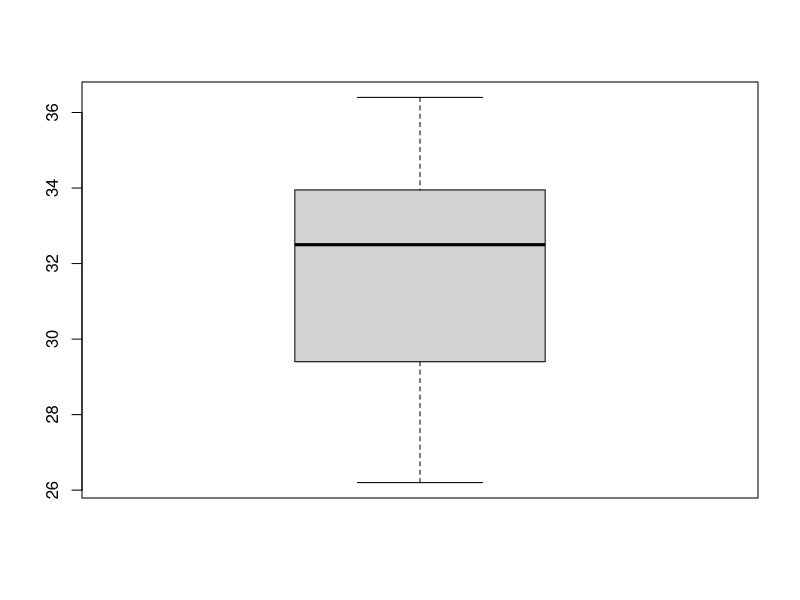
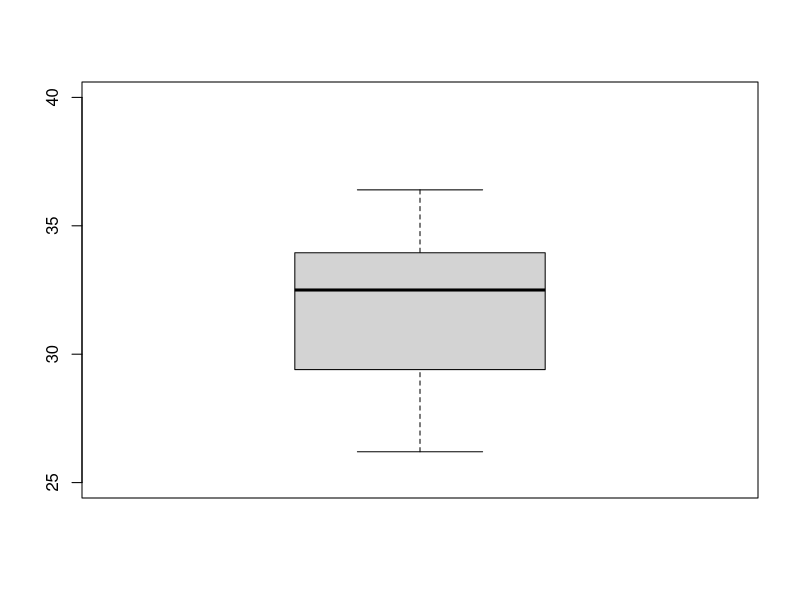
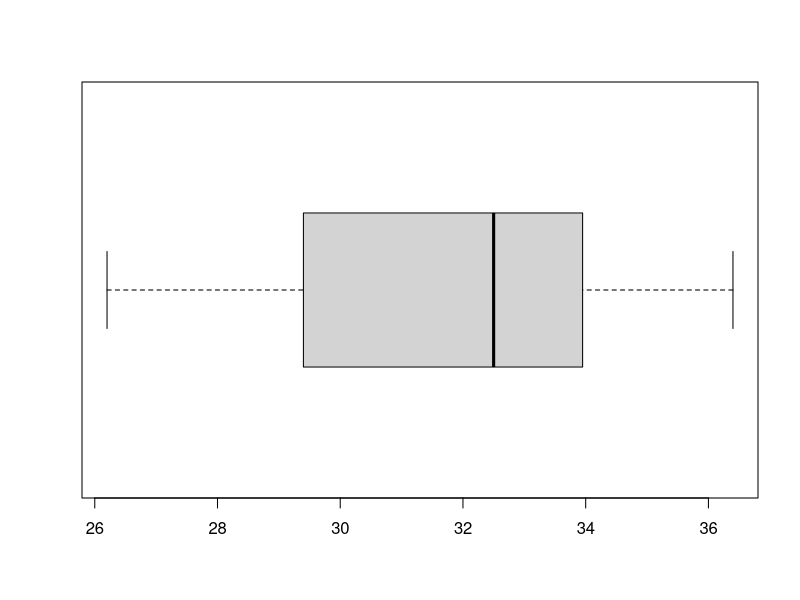
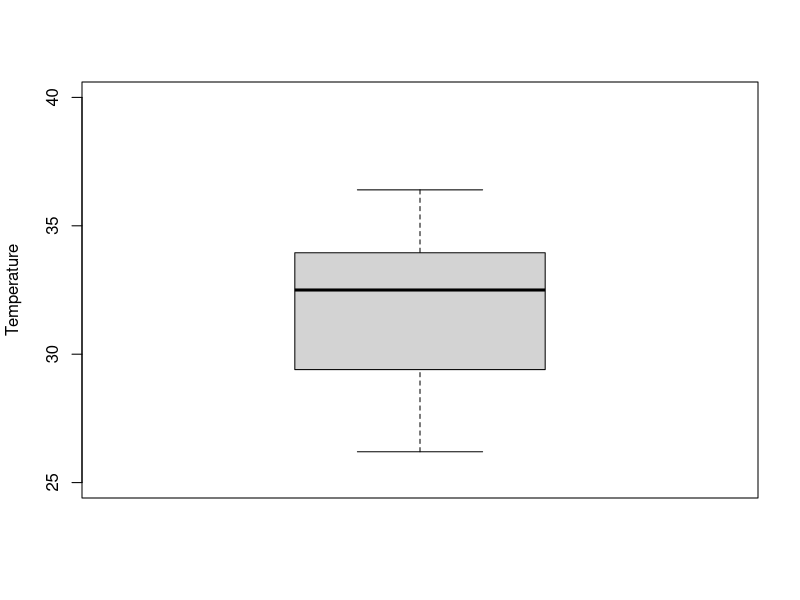
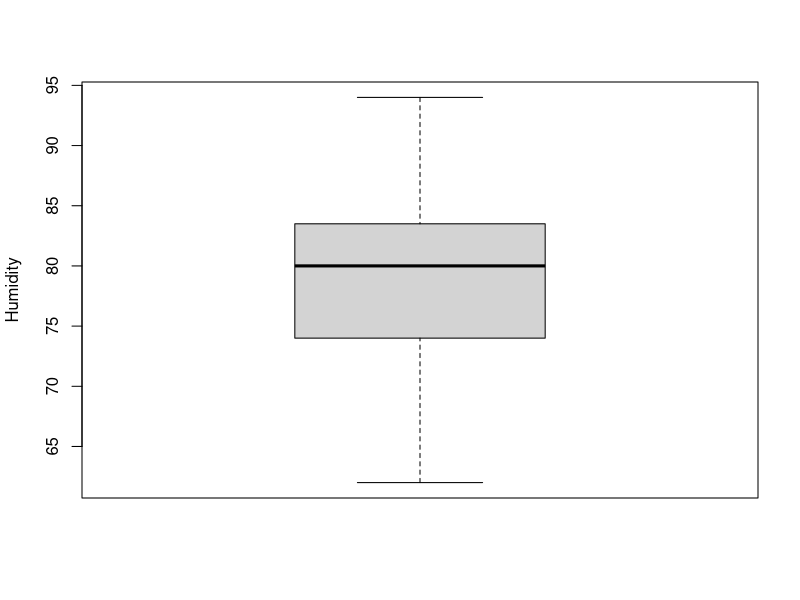
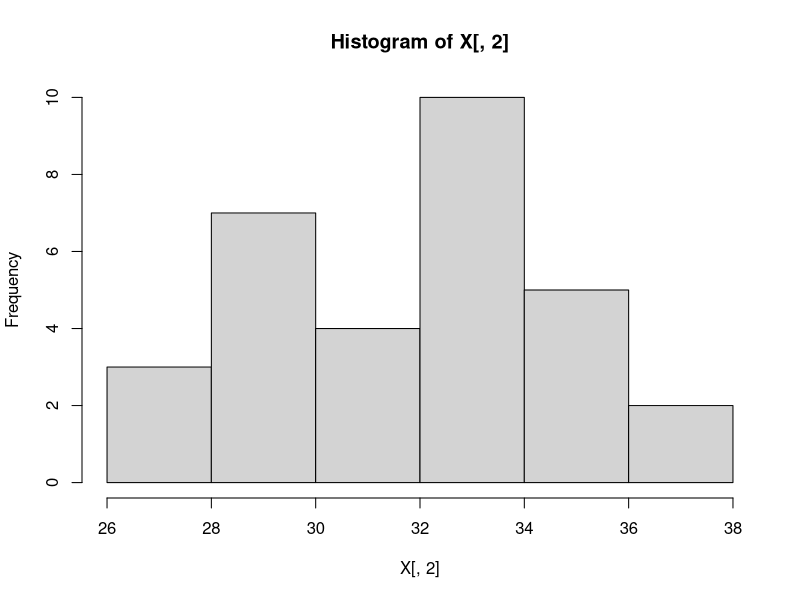
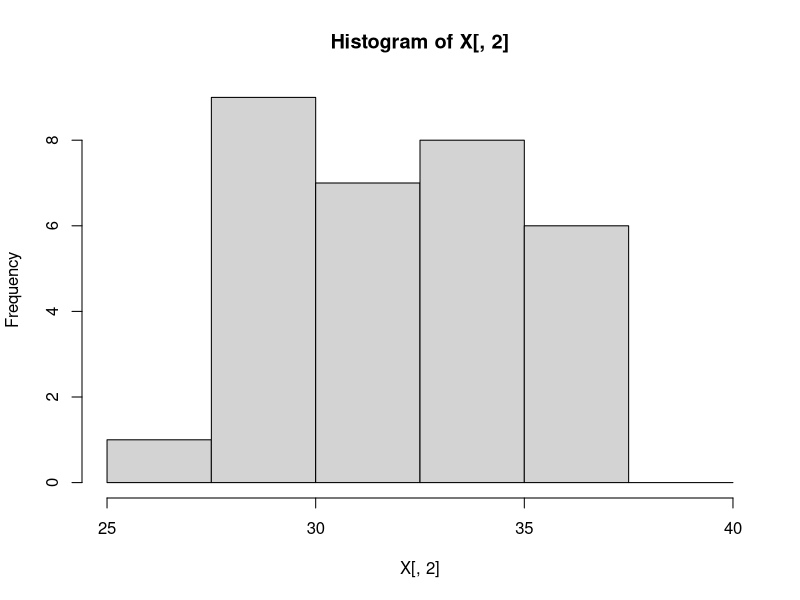
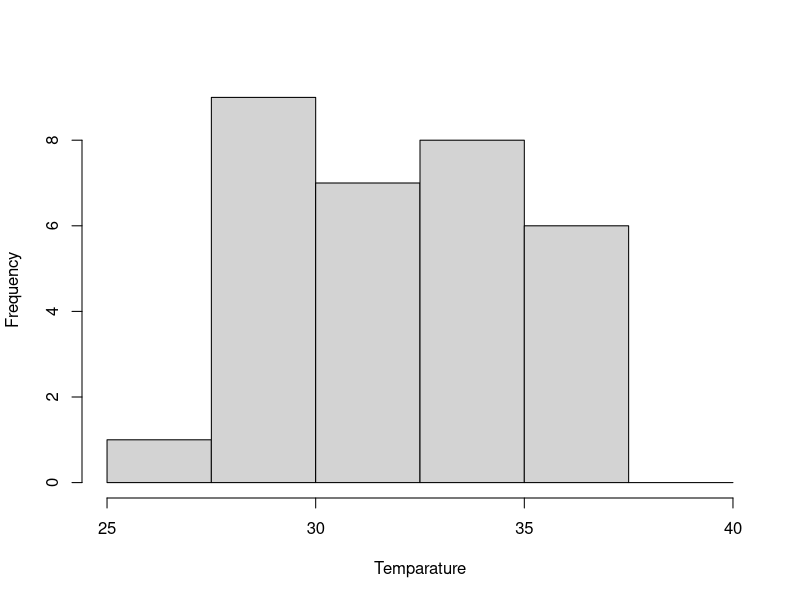

The R source for these figures, in order:
# Open this file in RStudio.

# 演習2-6：箱ひげ図、ヒストグラム、散布図

X = read.csv("enshu2-6-daily2.csv")  # CSVファイルの読み込み
X[,1] = as.Date(X[,1])  # 日付を Date オブジェクトにする

# 箱ひげ図を描く
boxplot(X[,2])  # 第2変数（最高気温）のヒストグラム
boxplot(X[,2], ylim=c(25,40))  # y軸の範囲を変更
boxplot(X[,2], horizontal=TRUE)  # 横向きに描く場合
boxplot(X[,2], ylim=c(25,40), ylab="Temperature")  # ラベルを付ける

boxplot(X[,3], ylab="Humidity")

# ヒストグラムを描く
hist(X[,2])
hist(X[,2], breaks=seq(25,40,2.5))  # 階級を指定。seq は等間隔の数列を作る関数
hist(X[,2], breaks=seq(25,40,2.5), xlab="Temparature", main=NULL)  # ラベルをつける

hist(X[,3], xlab="Humidity", main=NULL)

# 参考：滑らかな密度を描きたい場合
plot(density(X[,2]))  # density はカーネル密度推定（この授業では扱わない）

# 散布図を描く
plot(X[,2:3])  # 第2変数と第3変数のプロット

par(pty="s")  # 作図領域を正方形にしたい場合
plot(X[,2:3])
plot(X[,2:3], xlim=c(25,40), ylim=c(60,100))  # 範囲の変更
plot(X[,2:3], xlim=c(25,40), ylim=c(60,100), pch=2)  # プロット点の変更

points(X[X[,2]>=30,2:3], pch=2, col="red")  # 真夏日だけ赤で重ね描き

